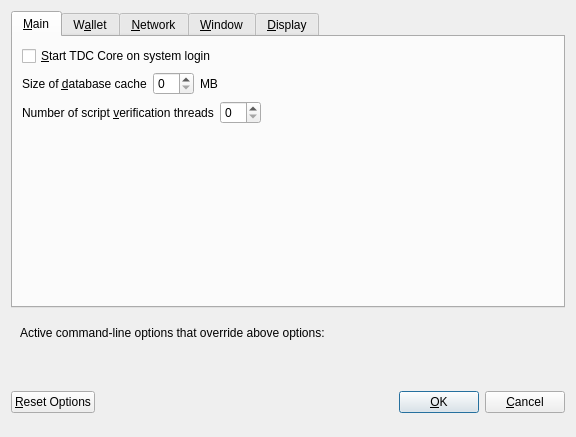
<?xml version="1.0" encoding="UTF-8"?>
<ui version="4.0">
 <class>OptionsDialog</class>
 <widget class="QDialog" name="OptionsDialog">
  <property name="geometry">
   <rect>
    <x>0</x>
    <y>0</y>
    <width>576</width>
    <height>402</height>
   </rect>
  </property>
  <property name="windowTitle">
   <string>Options</string>
  </property>
  <property name="modal">
   <bool>true</bool>
  </property>
  <layout class="QVBoxLayout" name="verticalLayout">
   <item>
    <widget class="QTabWidget" name="tabWidget">
     <property name="currentIndex">
      <number>0</number>
     </property>
     <widget class="QWidget" name="tabMain">
      <attribute name="title">
       <string>&amp;Main</string>
      </attribute>
      <layout class="QVBoxLayout" name="verticalLayout_Main">
       <item>
        <widget class="QCheckBox" name="bitcoinAtStartup">
         <property name="toolTip">
          <string>Automatically start TDC Core after logging in to the system.</string>
         </property>
         <property name="text">
          <string>&amp;Start TDC Core on system login</string>
         </property>
        </widget>
       </item>
       <item>
        <layout class="QHBoxLayout" name="horizontalLayout_2_Main">
         <item>
          <widget class="QLabel" name="databaseCacheLabel">
           <property name="text">
            <string>Size of &amp;database cache</string>
           </property>
           <property name="textFormat">
            <enum>Qt::PlainText</enum>
           </property>
           <property name="buddy">
            <cstring>databaseCache</cstring>
           </property>
          </widget>
         </item>
         <item>
          <widget class="QSpinBox" name="databaseCache"/>
         </item>
         <item>
          <widget class="QLabel" name="databaseCacheUnitLabel">
           <property name="text">
            <string>MB</string>
           </property>
           <property name="textFormat">
            <enum>Qt::PlainText</enum>
           </property>
          </widget>
         </item>
         <item>
          <spacer name="horizontalSpacer_2_Main">
           <property name="orientation">
            <enum>Qt::Horizontal</enum>
           </property>
           <property name="sizeHint" stdset="0">
            <size>
             <width>40</width>
             <height>20</height>
            </size>
           </property>
          </spacer>
         </item>
        </layout>
       </item>
       <item>
        <layout class="QHBoxLayout" name="horizontalLayout_3_Main">
         <item>
          <widget class="QLabel" name="threadsScriptVerifLabel">
           <property name="text">
            <string>Number of script &amp;verification threads</string>
           </property>
           <property name="textFormat">
            <enum>Qt::PlainText</enum>
           </property>
           <property name="buddy">
            <cstring>threadsScriptVerif</cstring>
           </property>
          </widget>
         </item>
         <item>
          <widget class="QSpinBox" name="threadsScriptVerif">
           <property name="toolTip">
            <string>(0 = auto, &lt;0 = leave that many cores free)</string>
           </property>
          </widget>
         </item>
         <item>
          <spacer name="horizontalSpacer_3_Main">
           <property name="orientation">
            <enum>Qt::Horizontal</enum>
           </property>
           <property name="sizeHint" stdset="0">
            <size>
             <width>40</width>
             <height>20</height>
            </size>
           </property>
          </spacer>
         </item>
        </layout>
       </item>
       <item>
        <spacer name="verticalSpacer_Main">
         <property name="orientation">
          <enum>Qt::Vertical</enum>
         </property>
         <property name="sizeHint" stdset="0">
          <size>
           <width>20</width>
           <height>40</height>
          </size>
         </property>
        </spacer>
       </item>
      </layout>
     </widget>
     <widget class="QWidget" name="tabWallet">
      <attribute name="title">
       <string>W&amp;allet</string>
      </attribute>
      <layout class="QVBoxLayout" name="verticalLayout_Wallet">
       <item>
        <widget class="QGroupBox" name="groupBox">
         <property name="title">
          <string>Expert</string>
         </property>
         <layout class="QVBoxLayout" name="verticalLayout_2">
          <item>
           <widget class="QCheckBox" name="coinControlFeatures">
            <property name="toolTip">
             <string>Whether to show coin control features or not.</string>
            </property>
            <property name="text">
             <string>Enable coin &amp;control features</string>
            </property>
           </widget>
          </item>
          <item>
           <widget class="QCheckBox" name="showMasternodesTab">
            <property name="toolTip">
             <string>Show additional tab listing all your masternodes in first sub-tab&lt;br/&gt;and all masternodes on the network in second sub-tab.</string>
            </property>
            <property name="text">
             <string>Show Masternodes Tab</string>
            </property>
           </widget>
          </item>
          <item>
           <widget class="QCheckBox" name="showAdvancedPSUI">
            <property name="toolTip">
             <string>Show additional information and buttons for PrivateSend on overview screen.</string>
            </property>
            <property name="text">
             <string>Enable advanced PrivateSend interface</string>
            </property>
           </widget>
          </item>
          <item>
           <widget class="QCheckBox" name="lowKeysWarning">
            <property name="toolTip">
             <string>Show warning dialog when PrivateSend detects that wallet has very low number of keys left.</string>
            </property>
            <property name="text">
             <string>Warn if PrivateSend is running out of keys</string>
            </property>
           </widget>
          </item>
          <item>
           <widget class="QCheckBox" name="privateSendMultiSession">
            <property name="toolTip">
             <string>Whether to use experimental PrivateSend mode with multiple mixing sessions per block.&lt;br/&gt;Note: You must use this feature carefully.&lt;br/&gt;Make sure you always have recent wallet (auto)backup in a safe place!</string>
            </property>
            <property name="text">
             <string>Enable PrivateSend &amp;multi-session</string>
            </property>
           </widget>
          </item>
          <item>
           <widget class="QCheckBox" name="spendZeroConfChange">
            <property name="toolTip">
             <string>If you disable the spending of unconfirmed change, the change from a transaction&lt;br/&gt;cannot be used until that transaction has at least one confirmation.&lt;br/&gt;This also affects how your balance is computed.</string>
            </property>
            <property name="text">
             <string>&amp;Spend unconfirmed change</string>
            </property>
           </widget>
          </item>
         </layout>
        </widget>
       </item>
       <item>
        <layout class="QHBoxLayout" name="horizontalLayout_4_Wallet">
         <item>
          <widget class="QLabel" name="label">
           <property name="toolTip">
            <string>This setting determines the amount of individual masternodes that an input will be anonymized through.&lt;br/&gt;More rounds of anonymization gives a higher degree of privacy, but also costs more in fees.</string>
           </property>
           <property name="text">
            <string>PrivateSend rounds to use</string>
           </property>
          </widget>
         </item>
         <item>
          <widget class="QSpinBox" name="privateSendRounds">
           <property name="minimum">
            <number>2</number>
           </property>
           <property name="maximum">
            <number>8</number>
           </property>
           <property name="value">
            <number>4</number>
           </property>
          </widget>
         </item>
        </layout>
       </item>
       <item>
        <layout class="QHBoxLayout" name="horizontalLayout">
         <item>
          <widget class="QLabel" name="label_2">
           <property name="toolTip">
            <string>This amount acts as a threshold to turn off PrivateSend once it's reached.</string>
           </property>
           <property name="statusTip">
            <string notr="true"/>
           </property>
           <property name="whatsThis">
            <string notr="true"/>
           </property>
           <property name="accessibleName">
            <string notr="true"/>
           </property>
           <property name="accessibleDescription">
            <string notr="true"/>
           </property>
           <property name="text">
            <string>Amount of TDC to keep anonymized</string>
           </property>
          </widget>
         </item>
         <item>
          <widget class="QSpinBox" name="privateSendAmount">
           <property name="minimum">
            <number>2</number>
           </property>
           <property name="maximum">
            <number>2000</number>
           </property>
           <property name="singleStep">
            <number>10</number>
           </property>
           <property name="value">
            <number>1000</number>
           </property>
          </widget>
         </item>
        </layout>
       </item>
       <item>
        <spacer name="verticalSpacer_Wallet">
         <property name="orientation">
          <enum>Qt::Vertical</enum>
         </property>
         <property name="sizeHint" stdset="0">
          <size>
           <width>20</width>
           <height>40</height>
          </size>
         </property>
        </spacer>
       </item>
      </layout>
     </widget>
     <widget class="QWidget" name="tabNetwork">
      <attribute name="title">
       <string>&amp;Network</string>
      </attribute>
      <layout class="QVBoxLayout" name="verticalLayout_Network">
       <item>
        <widget class="QCheckBox" name="mapPortUpnp">
         <property name="toolTip">
          <string>Automatically open the TDC Core client port on the router. This only works when your router supports UPnP and it is enabled.</string>
         </property>
         <property name="text">
          <string>Map port using &amp;UPnP</string>
         </property>
        </widget>
       </item>
       <item>
        <widget class="QCheckBox" name="allowIncoming">
         <property name="toolTip">
          <string>Accept connections from outside</string>
         </property>
         <property name="text">
          <string>Allow incoming connections</string>
         </property>
        </widget>
       </item>
       <item>
        <widget class="QCheckBox" name="connectSocks">
         <property name="toolTip">
          <string>Connect to the TDC network through a SOCKS5 proxy.</string>
         </property>
         <property name="text">
          <string>&amp;Connect through SOCKS5 proxy (default proxy):</string>
         </property>
        </widget>
       </item>
       <item>
        <layout class="QHBoxLayout" name="horizontalLayout_1_Network">
         <item>
          <widget class="QLabel" name="proxyIpLabel">
           <property name="text">
            <string>Proxy &amp;IP:</string>
           </property>
           <property name="textFormat">
            <enum>Qt::PlainText</enum>
           </property>
           <property name="buddy">
            <cstring>proxyIp</cstring>
           </property>
          </widget>
         </item>
         <item>
          <widget class="QValidatedLineEdit" name="proxyIp">
           <property name="minimumSize">
            <size>
             <width>140</width>
             <height>0</height>
            </size>
           </property>
           <property name="maximumSize">
            <size>
             <width>140</width>
             <height>16777215</height>
            </size>
           </property>
           <property name="toolTip">
            <string>IP address of the proxy (e.g. IPv4: 127.0.0.1 / IPv6: ::1)</string>
           </property>
          </widget>
         </item>
         <item>
          <widget class="QLabel" name="proxyPortLabel">
           <property name="text">
            <string>&amp;Port:</string>
           </property>
           <property name="textFormat">
            <enum>Qt::PlainText</enum>
           </property>
           <property name="buddy">
            <cstring>proxyPort</cstring>
           </property>
          </widget>
         </item>
         <item>
          <widget class="QLineEdit" name="proxyPort">
           <property name="minimumSize">
            <size>
             <width>55</width>
             <height>0</height>
            </size>
           </property>
           <property name="maximumSize">
            <size>
             <width>55</width>
             <height>16777215</height>
            </size>
           </property>
           <property name="toolTip">
            <string>Port of the proxy (e.g. 9050)</string>
           </property>
          </widget>
         </item>
         <item>
          <spacer name="horizontalSpacer_1_Network">
           <property name="orientation">
            <enum>Qt::Horizontal</enum>
           </property>
           <property name="sizeHint" stdset="0">
            <size>
             <width>40</width>
             <height>20</height>
            </size>
           </property>
          </spacer>
         </item>
        </layout>
       </item>
       <item>
        <layout class="QHBoxLayout" name="horizontalLayout_2_Network">
         <item>
          <widget class="QLabel" name="proxyActiveNets">
           <property name="text">
            <string>Used for reaching peers via:</string>
           </property>
           <property name="textFormat">
            <enum>Qt::PlainText</enum>
           </property>
          </widget>
         </item>
         <item>
          <widget class="QCheckBox" name="proxyReachIPv4">
           <property name="enabled">
            <bool>false</bool>
           </property>
           <property name="toolTip">
            <string>Shows, if the supplied default SOCKS5 proxy is used to reach peers via this network type.</string>
           </property>
           <property name="text">
            <string/>
           </property>
          </widget>
         </item>
         <item>
          <widget class="QLabel" name="proxyReachIPv4Label">
           <property name="text">
            <string>IPv4</string>
           </property>
           <property name="textFormat">
            <enum>Qt::PlainText</enum>
           </property>
          </widget>
         </item>
         <item>
          <widget class="QCheckBox" name="proxyReachIPv6">
           <property name="enabled">
            <bool>false</bool>
           </property>
           <property name="toolTip">
            <string>Shows, if the supplied default SOCKS5 proxy is used to reach peers via this network type.</string>
           </property>
           <property name="text">
            <string/>
           </property>
          </widget>
         </item>
         <item>
          <widget class="QLabel" name="proxyReachIPv6Label">
           <property name="text">
            <string>IPv6</string>
           </property>
           <property name="textFormat">
            <enum>Qt::PlainText</enum>
           </property>
          </widget>
         </item>
         <item>
          <widget class="QCheckBox" name="proxyReachTor">
           <property name="enabled">
            <bool>false</bool>
           </property>
           <property name="toolTip">
            <string>Shows, if the supplied default SOCKS5 proxy is used to reach peers via this network type.</string>
           </property>
           <property name="text">
            <string/>
           </property>
          </widget>
         </item>
         <item>
          <widget class="QLabel" name="proxyReachTorLabel">
           <property name="text">
            <string>Tor</string>
           </property>
           <property name="textFormat">
            <enum>Qt::PlainText</enum>
           </property>
          </widget>
         </item>
         <item>
          <spacer name="horizontalSpacer_2_Network">
           <property name="orientation">
            <enum>Qt::Horizontal</enum>
           </property>
           <property name="sizeHint" stdset="0">
            <size>
             <width>40</width>
             <height>20</height>
            </size>
           </property>
          </spacer>
         </item>
        </layout>
       </item>
       <item>
        <widget class="QCheckBox" name="connectSocksTor">
         <property name="toolTip">
          <string>Connect to the TDC network through a separate SOCKS5 proxy for Tor hidden services.</string>
         </property>
         <property name="text">
          <string>Use separate SOCKS5 proxy to reach peers via Tor hidden services:</string>
         </property>
        </widget>
       </item>
       <item>
        <layout class="QHBoxLayout" name="horizontalLayout_3_Network">
         <item>
          <widget class="QLabel" name="proxyIpTorLabel">
           <property name="text">
            <string>Proxy &amp;IP:</string>
           </property>
           <property name="textFormat">
            <enum>Qt::PlainText</enum>
           </property>
           <property name="buddy">
            <cstring>proxyIpTor</cstring>
           </property>
          </widget>
         </item>
         <item>
          <widget class="QValidatedLineEdit" name="proxyIpTor">
           <property name="minimumSize">
            <size>
             <width>140</width>
             <height>0</height>
            </size>
           </property>
           <property name="maximumSize">
            <size>
             <width>140</width>
             <height>16777215</height>
            </size>
           </property>
           <property name="toolTip">
            <string>IP address of the proxy (e.g. IPv4: 127.0.0.1 / IPv6: ::1)</string>
           </property>
          </widget>
         </item>
         <item>
          <widget class="QLabel" name="proxyPortTorLabel">
           <property name="text">
            <string>&amp;Port:</string>
           </property>
           <property name="textFormat">
            <enum>Qt::PlainText</enum>
           </property>
           <property name="buddy">
            <cstring>proxyPortTor</cstring>
           </property>
          </widget>
         </item>
         <item>
          <widget class="QLineEdit" name="proxyPortTor">
           <property name="minimumSize">
            <size>
             <width>55</width>
             <height>0</height>
            </size>
           </property>
           <property name="maximumSize">
            <size>
             <width>55</width>
             <height>16777215</height>
            </size>
           </property>
           <property name="toolTip">
            <string>Port of the proxy (e.g. 9050)</string>
           </property>
          </widget>
         </item>
         <item>
          <spacer name="horizontalSpacer_4_Network">
           <property name="orientation">
            <enum>Qt::Horizontal</enum>
           </property>
           <property name="sizeHint" stdset="0">
            <size>
             <width>40</width>
             <height>20</height>
            </size>
           </property>
          </spacer>
         </item>
        </layout>
       </item>
       <item>
        <spacer name="verticalSpacer_Network">
         <property name="orientation">
          <enum>Qt::Vertical</enum>
         </property>
         <property name="sizeHint" stdset="0">
          <size>
           <width>20</width>
           <height>40</height>
          </size>
         </property>
        </spacer>
       </item>
      </layout>
     </widget>
     <widget class="QWidget" name="tabWindow">
      <attribute name="title">
       <string>&amp;Window</string>
      </attribute>
      <layout class="QVBoxLayout" name="verticalLayout_Window">
       <item>
        <widget class="QCheckBox" name="minimizeToTray">
         <property name="toolTip">
          <string>Show only a tray icon after minimizing the window.</string>
         </property>
         <property name="text">
          <string>&amp;Minimize to the tray instead of the taskbar</string>
         </property>
        </widget>
       </item>
       <item>
        <widget class="QCheckBox" name="minimizeOnClose">
         <property name="toolTip">
          <string>Minimize instead of exit the application when the window is closed. When this option is enabled, the application will be closed only after selecting Exit in the menu.</string>
         </property>
         <property name="text">
          <string>M&amp;inimize on close</string>
         </property>
        </widget>
       </item>
       <item>
        <spacer name="verticalSpacer_Window">
         <property name="orientation">
          <enum>Qt::Vertical</enum>
         </property>
         <property name="sizeHint" stdset="0">
          <size>
           <width>20</width>
           <height>40</height>
          </size>
         </property>
        </spacer>
       </item>
      </layout>
     </widget>
     <widget class="QWidget" name="tabDisplay">
      <attribute name="title">
       <string>&amp;Display</string>
      </attribute>
      <layout class="QVBoxLayout" name="verticalLayout_Display">
       <item>
        <layout class="QHBoxLayout" name="horizontalLayout_1_Display">
         <item>
          <widget class="QLabel" name="langLabel">
           <property name="text">
            <string>User Interface &amp;language:</string>
           </property>
           <property name="textFormat">
            <enum>Qt::PlainText</enum>
           </property>
           <property name="buddy">
            <cstring>lang</cstring>
           </property>
          </widget>
         </item>
         <item>
          <widget class="QValueComboBox" name="lang">
           <property name="toolTip">
            <string>The user interface language can be set here. This setting will take effect after restarting TDC Core.</string>
           </property>
          </widget>
         </item>
        </layout>
       </item>
       <item>
        <widget class="QLabel" name="label_3">
         <property name="toolTip">
          <string notr="true"/>
         </property>
         <property name="statusTip">
          <string notr="true"/>
         </property>
         <property name="whatsThis">
          <string notr="true"/>
         </property>
         <property name="accessibleName">
          <string notr="true"/>
         </property>
         <property name="text">
          <string>Language missing or translation incomplete? Help contributing translations here:
https://www.transifex.com/projects/p/TDC/</string>
         </property>
         <property name="wordWrap">
          <bool>true</bool>
         </property>
         <property name="openExternalLinks">
          <bool>true</bool>
         </property>
         <property name="textInteractionFlags">
          <set>Qt::TextBrowserInteraction</set>
         </property>
        </widget>
       </item>
       <item>
        <layout class="QHBoxLayout" name="horizontalLayout_4_Display" stretch="0,0">
         <item>
          <widget class="QLabel" name="themeLabel">
           <property name="text">
            <string>User Interface Theme:</string>
           </property>
          </widget>
         </item>
         <item>
          <widget class="QValueComboBox" name="theme"/>
         </item>
        </layout>
       </item>
       <item>
        <widget class="Line" name="line">
         <property name="orientation">
          <enum>Qt::Horizontal</enum>
         </property>
        </widget>
       </item>
       <item>
        <layout class="QHBoxLayout" name="horizontalLayout_2_Display">
         <item>
          <widget class="QLabel" name="unitLabel">
           <property name="text">
            <string>&amp;Unit to show amounts in:</string>
           </property>
           <property name="textFormat">
            <enum>Qt::PlainText</enum>
           </property>
           <property name="buddy">
            <cstring>unit</cstring>
           </property>
          </widget>
         </item>
         <item>
          <widget class="QValueComboBox" name="unit">
           <property name="toolTip">
            <string>Choose the default subdivision unit to show in the interface and when sending coins.</string>
           </property>
          </widget>
         </item>
        </layout>
       </item>
       <item>
        <layout class="QHBoxLayout" name="horizontalLayout_5_Display">
         <item>
          <widget class="QLabel" name="digitsLabel">
           <property name="text">
            <string>Decimal digits</string>
           </property>
          </widget>
         </item>
         <item>
          <widget class="QValueComboBox" name="digits"/>
         </item>
        </layout>
       </item>
       <item>
        <layout class="QHBoxLayout" name="horizontalLayout_3_Display">
         <item>
          <widget class="QLabel" name="thirdPartyTxUrlsLabel">
           <property name="toolTip">
            <string>Third party URLs (e.g. a block explorer) that appear in the transactions tab as context menu items.&lt;br/&gt;%s in the URL is replaced by transaction hash. Multiple URLs are separated by vertical bar |.</string>
           </property>
           <property name="text">
            <string>Third party transaction URLs</string>
           </property>
           <property name="buddy">
            <cstring>thirdPartyTxUrls</cstring>
           </property>
          </widget>
         </item>
         <item>
          <widget class="QLineEdit" name="thirdPartyTxUrls">
           <property name="toolTip">
            <string>Third party URLs (e.g. a block explorer) that appear in the transactions tab as context menu items.&lt;br/&gt;%s in the URL is replaced by transaction hash. Multiple URLs are separated by vertical bar |.</string>
           </property>
          </widget>
         </item>
        </layout>
       </item>
       <item>
        <spacer name="verticalSpacer">
         <property name="orientation">
          <enum>Qt::Vertical</enum>
         </property>
         <property name="sizeHint" stdset="0">
          <size>
           <width>20</width>
           <height>40</height>
          </size>
         </property>
        </spacer>
       </item>
      </layout>
     </widget>
    </widget>
   </item>
   <item>
    <widget class="QFrame" name="frame">
     <layout class="QVBoxLayout" name="verticalLayout_Bottom">
      <item>
       <layout class="QHBoxLayout" name="horizontalLayout_Bottom">
        <item>
         <widget class="QLabel" name="overriddenByCommandLineInfoLabel">
          <property name="text">
           <string>Active command-line options that override above options:</string>
          </property>
          <property name="textFormat">
           <enum>Qt::PlainText</enum>
          </property>
         </widget>
        </item>
        <item>
         <spacer name="horizontalSpacer_Bottom">
          <property name="orientation">
           <enum>Qt::Horizontal</enum>
          </property>
          <property name="sizeHint" stdset="0">
           <size>
            <width>40</width>
            <height>20</height>
           </size>
          </property>
         </spacer>
        </item>
       </layout>
      </item>
      <item>
       <widget class="QLabel" name="overriddenByCommandLineLabel">
        <property name="text">
         <string/>
        </property>
        <property name="textFormat">
         <enum>Qt::PlainText</enum>
        </property>
        <property name="wordWrap">
         <bool>true</bool>
        </property>
       </widget>
      </item>
     </layout>
    </widget>
   </item>
   <item>
    <layout class="QHBoxLayout" name="horizontalLayout_Buttons">
     <item>
      <widget class="QPushButton" name="resetButton">
       <property name="toolTip">
        <string>Reset all client options to default.</string>
       </property>
       <property name="text">
        <string>&amp;Reset Options</string>
       </property>
       <property name="autoDefault">
        <bool>false</bool>
       </property>
      </widget>
     </item>
     <item>
      <spacer name="horizontalSpacer_1">
       <property name="orientation">
        <enum>Qt::Horizontal</enum>
       </property>
       <property name="sizeHint" stdset="0">
        <size>
         <width>40</width>
         <height>48</height>
        </size>
       </property>
      </spacer>
     </item>
     <item>
      <widget class="QLabel" name="statusLabel">
       <property name="minimumSize">
        <size>
         <width>200</width>
         <height>0</height>
        </size>
       </property>
       <property name="font">
        <font>
         <weight>75</weight>
         <bold>true</bold>
        </font>
       </property>
       <property name="text">
        <string/>
       </property>
       <property name="textFormat">
        <enum>Qt::PlainText</enum>
       </property>
       <property name="wordWrap">
        <bool>true</bool>
       </property>
      </widget>
     </item>
     <item>
      <spacer name="horizontalSpacer_2">
       <property name="orientation">
        <enum>Qt::Horizontal</enum>
       </property>
       <property name="sizeHint" stdset="0">
        <size>
         <width>40</width>
         <height>48</height>
        </size>
       </property>
      </spacer>
     </item>
     <item>
      <widget class="QPushButton" name="okButton">
       <property name="text">
        <string>&amp;OK</string>
       </property>
       <property name="autoDefault">
        <bool>false</bool>
       </property>
       <property name="default">
        <bool>true</bool>
       </property>
      </widget>
     </item>
     <item>
      <widget class="QPushButton" name="cancelButton">
       <property name="text">
        <string>&amp;Cancel</string>
       </property>
       <property name="autoDefault">
        <bool>false</bool>
       </property>
      </widget>
     </item>
    </layout>
   </item>
  </layout>
 </widget>
 <customwidgets>
  <customwidget>
   <class>QValidatedLineEdit</class>
   <extends>QLineEdit</extends>
   <header>qvalidatedlineedit.h</header>
  </customwidget>
  <customwidget>
   <class>QValueComboBox</class>
   <extends>QComboBox</extends>
   <header>qvaluecombobox.h</header>
  </customwidget>
 </customwidgets>
 <resources/>
 <connections/>
</ui>
